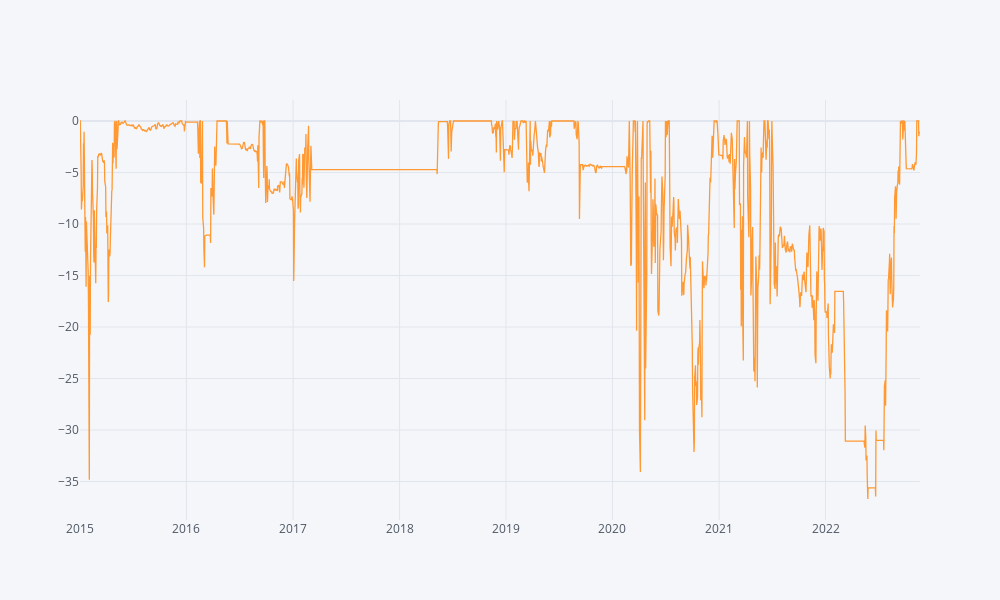

Write notebook code for a chart like this one.
### Code cell
(total_pnl.cumsum() - total_pnl.cumsum().cummax()).iplot()
(total_pnl.cumsum() - total_pnl.cumsum().cummax()).min()

### Figure 1 — Plotly figure (JSON) as saved in the notebook; plotly's stock layout.template omitted (floating-point values rounded to 4 significant figures; data arrays with more than 128 entries replaced by an {"elided": "..."} marker saying what was removed)
{"data": [{"line": {"color": "rgba(255, 153, 51, 1.0)", "dash": "solid", "shape": "linear", "width": 1.3}, "mode": "lines", "name": "None", "text": "", "type": "scatter", "x": {"elided": "2058 str values"}, "y": {"elided": "2058 float values"}}], "layout": {"height": 600, "legend": {"bgcolor": "#F5F6F9", "font": {"color": "#4D5663"}}, "paper_bgcolor": "#F5F6F9", "plot_bgcolor": "#F5F6F9", "title": {"font": {"color": "#4D5663"}}, "width": 1000, "xaxis": {"gridcolor": "#E1E5ED", "showgrid": true, "tickfont": {"color": "#4D5663"}, "title": {"font": {"color": "#4D5663"}, "text": ""}, "zerolinecolor": "#E1E5ED"}, "yaxis": {"gridcolor": "#E1E5ED", "showgrid": true, "tickfont": {"color": "#4D5663"}, "title": {"font": {"color": "#4D5663"}, "text": ""}, "zerolinecolor": "#E1E5ED"}}}
